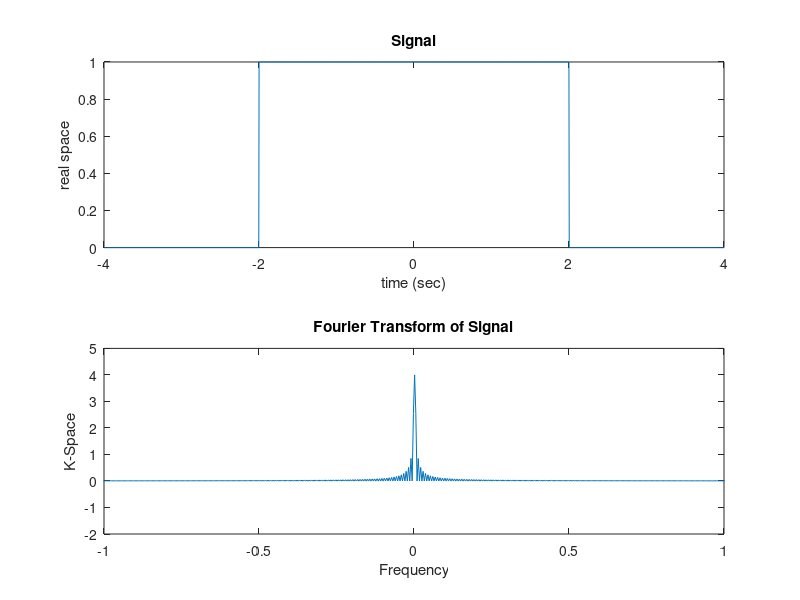

Source code (MATLAB):
%% Question 3
% DON'T FORGET THE HAND CALCULATIONS
% int( f(x) * exp(-i*2*pi*k*x) ) (-2 to 2)

% k = 1;
% y = 1*exp(-i*2*pi*k*2)/(-i*2*pi*k) - 1*exp(-i*2*pi*k*-2)/(-i*2*pi*k);

clear all, clc, close all

Fs = 2^8;
L = 8*Fs;
t = linspace(-4, 4, L);
y = zeros(1, L);
for i = 1:L
  if (t(i) >= -2 && t(i) <= 2)
    y(i) = 1;
  end
end
subplot(2,1,1), plot(t, y)
title('Signal')
xlabel('time (sec)'), ylabel('real space')

Y = fftshift(fft(y),2);
subplot(2,1,2), plot(t, abs(Y/Fs))
axis([-1 1 -2 5])
title('Fourier Transform of Signal')
xlabel('Frequency'), ylabel('K-Space')

% Useful fun with anonymous functions for stepwise calculations
% f=@(x) ( 0.*and(-4<x, x<-2) + and(-2<=x, x<=2) + 0.*and(2<x, x<4) );
% figure, subplot(2,1)
% plot(f, [-4, 4, 0, 2]),
% title('Signal')
% xlabel('time (sec)'), ylabel('real space')